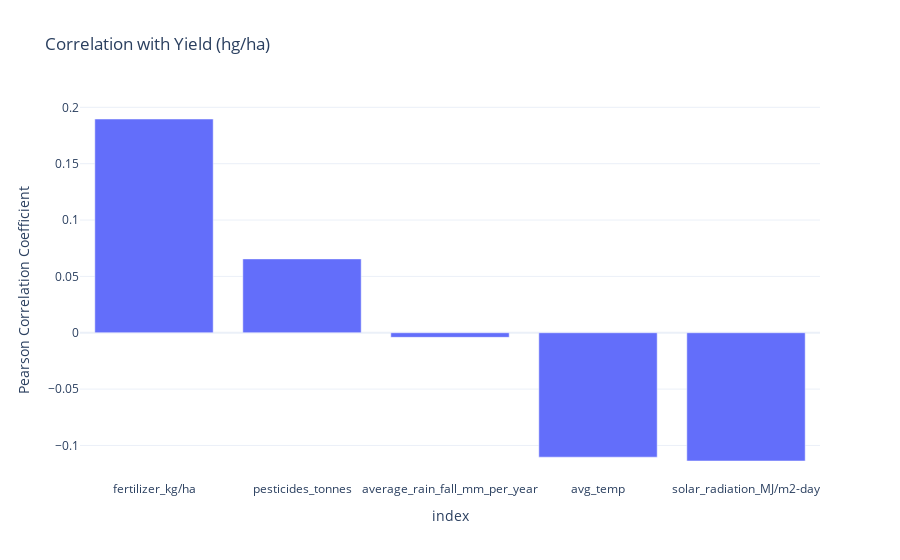

Source (notebook cell):
### Markdown cell above
### 5.1. Top Predictors (by Correlation)

A simple bar chart of the correlation coefficients with yield can be very effective.

### Code cell
if not df.empty:
    # Get correlations with yield
    yield_corr = corr_matrix['hg/ha_yield'].drop('hg/ha_yield').sort_values(ascending=False)
    
    fig = px.bar(yield_corr, x=yield_corr.index, y=yield_corr.values,
                 title='Correlation with Yield (hg/ha)',
                 labels={'x': 'Feature', 'y': 'Pearson Correlation Coefficient'})
    fig.show()

### Figure 1 — Plotly figure (JSON) as saved in the notebook; plotly's stock layout.template omitted (floating-point values rounded to 4 significant figures)
{"data": [{"hovertemplate": "index=%{x}<br>Pearson Correlation Coefficient=%{y}<extra></extra>", "legendgroup": "", "marker": {"color": "#636efa", "pattern": {"shape": ""}}, "name": "", "orientation": "v", "showlegend": false, "textposition": "auto", "type": "bar", "x": ["fertilizer_kg/ha", "pesticides_tonnes", "average_rain_fall_mm_per_year", "avg_temp", "solar_radiation_MJ/m2-day"], "xaxis": "x", "y": [0.1896, 0.06552, -0.004067, -0.1104, -0.1138], "yaxis": "y"}], "layout": {"barmode": "relative", "legend": {"tracegroupgap": 0}, "title": {"text": "Correlation with Yield (hg/ha)"}, "xaxis": {"anchor": "y", "domain": [0, 1], "title": {"text": "index"}}, "yaxis": {"anchor": "x", "domain": [0, 1], "title": {"text": "Pearson Correlation Coefficient"}}}}
